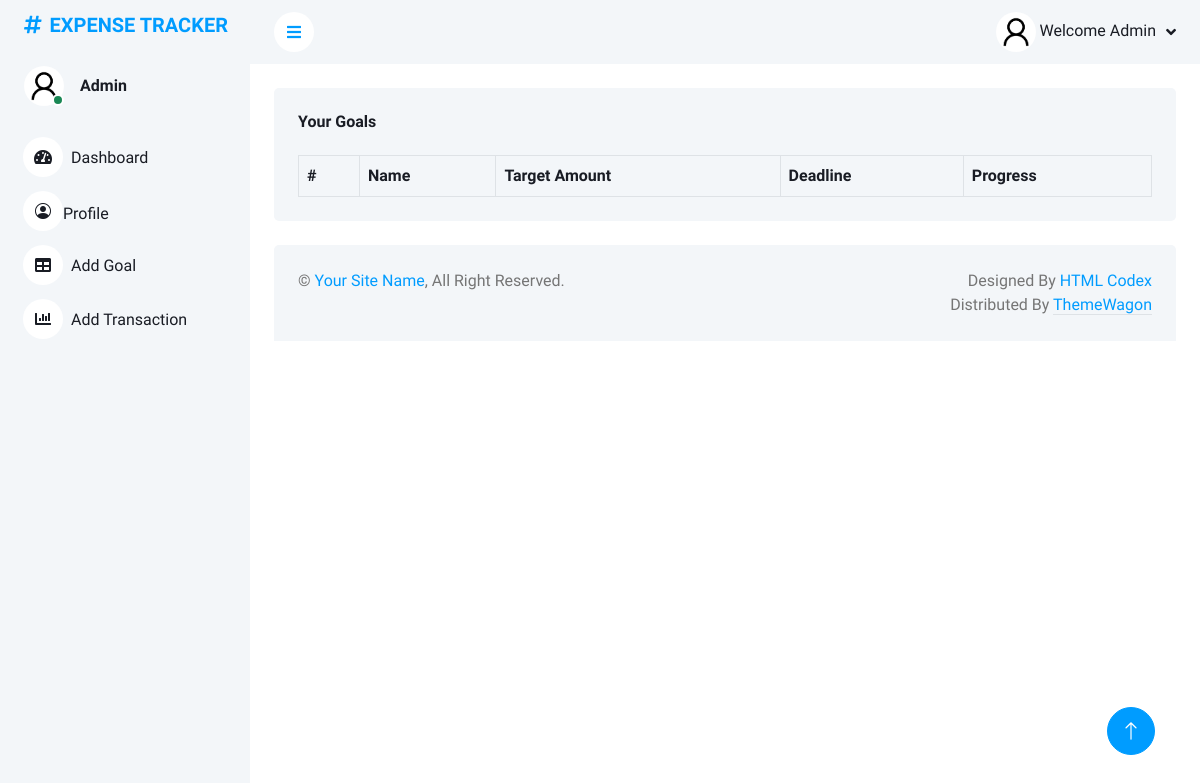
Before: /goal_list/ (signed in) with the older database file.
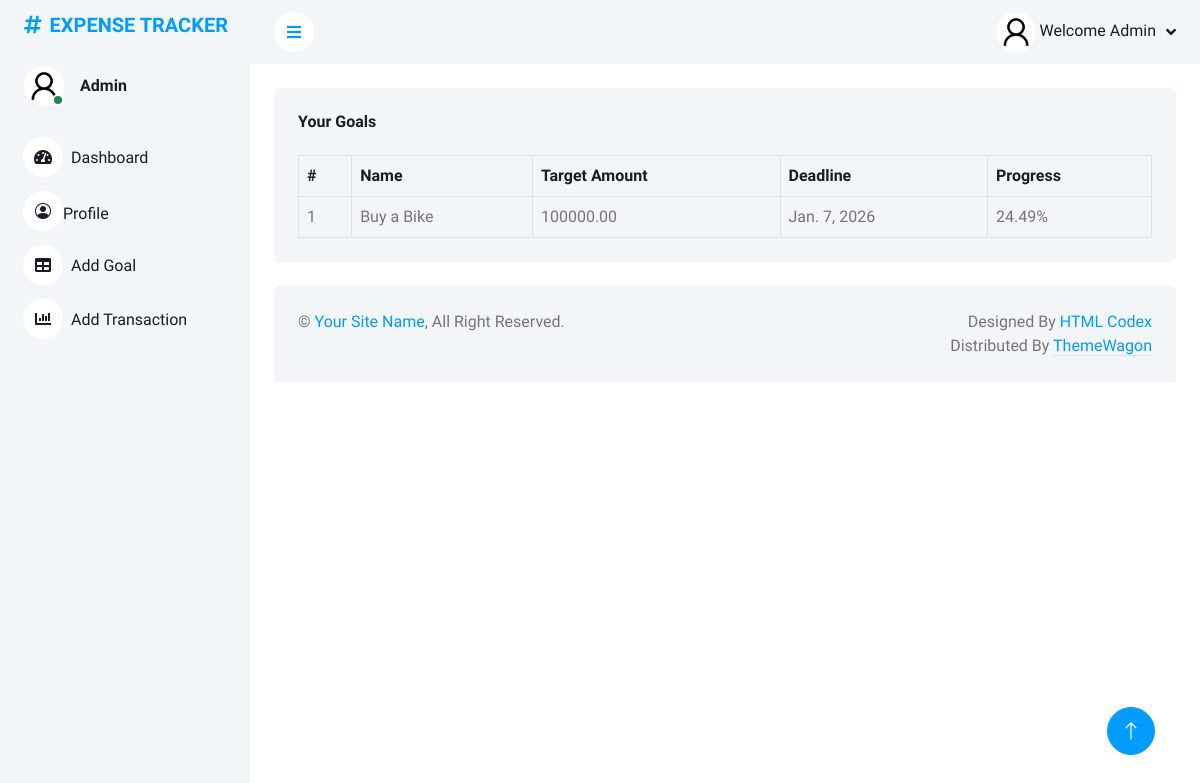
After: the same page with the newer database file.
### exp_app/models.py (models this page shows, shortened)
class Goal(models.Model):
    user = models.ForeignKey(User, on_delete=models.CASCADE)
    name = models.CharField(max_length=255)
    target_amount = models.DecimalField(max_digits=10,decimal_places=2)
    deadline = models.DateField()

### exp_app/views.py (the view)
# urls.py: path('goal_list/',GoalListView.as_view(),name='goal_list'),
class GoalListView(LoginRequiredMixin, View):
    def get(self, request, *args, **kwargs):
        goals = Goal.objects.filter(user=request.user)
        total_income = Transaction.objects.filter(
            user=request.user, transaction_type='Income'
        ).aggregate(Sum('amount'))['amount__sum'] or 0
        total_expense = Transaction.objects.filter(
            user=request.user, transaction_type='Expense'
        ).aggregate(Sum('amount'))['amount__sum'] or 0
        net_savings = total_income - total_expense
        remaining_savings = net_savings
        goal_progress = []
        for goal in goals:
            if remaining_savings >= goal.target_amount:
                goal_progress.append({'goal': goal, 'progress': 100})
                remaining_savings -= goal.target_amount
            elif remaining_savings > 0:
                progress = (remaining_savings / goal.target_amount) * 100
                goal_progress.append({'goal': goal, 'progress': progress})
                remaining_savings = 0
            else:
                goal_progress.append({'goal': goal, 'progress': 0})
        return render(request, 'goal_list.html', {
            'goal_progress': goal_progress,
            'net_savings': net_savings,
            'total_income': total_income,
            'total_expense': total_expense,
        })

### templates/goal_list.html (shortened to what this page needs)
{% extends 'base.html' %}
{% block content %}
<div class="container-fluid pt-4 px-4">
                <div class="bg-light text-center rounded p-4">
                    <div class="d-flex align-items-center justify-content-between mb-4">
                        <h6 class="mb-0">Your Goals</h6>
                    </div>
                    <div class="table-responsive">
                        <table class="table text-start align-middle table-bordered table-hover mb-0">
                            <thead>
                                <tr class="text-dark">
                                    <th scope="col">#</th>
                                    <th scope="col">Name</th>
                                    <th scope="col">Target Amount</th>
                                    <th scope="col">Deadline</th>
                                    <th scope="col">Progress</th>
                                </tr>
                            </thead>
                            <tbody>
                                {% for item in goal_progress %}
                                <tr>
                                    <td>{{forloop.counter}}</td>
                                    <td>{{item.goal.name}}</td>
                                    <td>{{item.goal.target_amount|floatformat:2}}</td>
                                    <td>{{item.goal.deadline}}</td>
                                    <td>{{ item.progress|floatformat:2 }}%</td>
                                </tr>
                                {% endfor %}
                            </tbody>
                        </table>
                    </div>
                </div>
            </div>
{% endblock %}

Changed rows visible on the page:
added Goal: goal.name "Buy a Bike", goal.target_amount "100000.00", goal.deadline "Jan. 7, 2026", progress "24.49"
